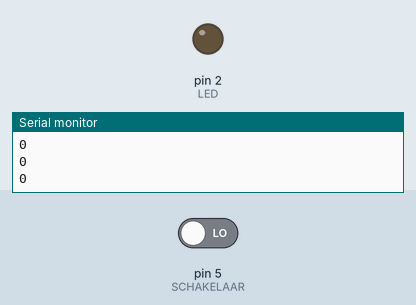
This sketch was run on a simulated Arduino Uno, built with avr-gcc and run on an emulated ATmega328P. Parts: output pins drawn as LEDs (lit = HIGH), the last lines printed to the serial monitor. The inputs (shaded band) are chosen by the test bench; at power-on: pin 5 (SCHAKELAAR) LOW.

Above: at 1.3 s.
1.4 s: pin 5 (SCHAKELAAR) driven HIGH
At 2.7 s:
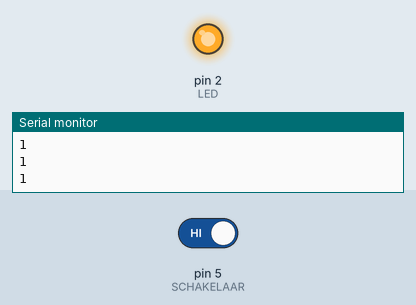
3.0 s: pin 5 (SCHAKELAAR) driven LOW
At 3.9 s:
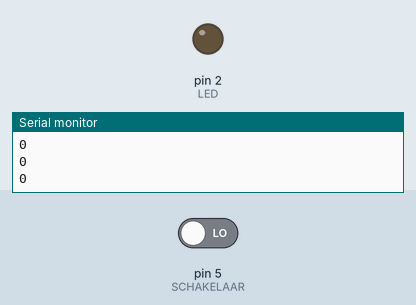
Timing chart, 0 to 6.0 s (numbered marks = the images above; inputs shaded):
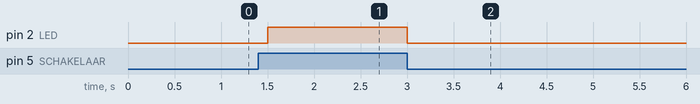

The sketch:

SchakelaarTest.ino
```cpp
#define LED 2
#define SCHAKELAAR 5
#define DELAY


bool datalogging;

void setup() {

  Serial.begin(9600);

  pinMode(LED, OUTPUT);
  pinMode(SCHAKELAAR, INPUT);
}

void loop() {

int SchakelaarStatus = digitalRead(SCHAKELAAR);
 // Serial.println(SchakelaarStatus);

  if (SchakelaarStatus==HIGH){
    datalogging = 1;
    digitalWrite(LED, HIGH);
     }

  if (SchakelaarStatus==LOW){
    datalogging = 0;
    digitalWrite(LED, LOW);
  }
    Serial.println(datalogging);
      delay(250);
}
```

Measured:
- after the input at 1.4 s, pin 2 (LED): LOW → HIGH after 0.10 s
- after the input at 3.0 s, pin 2 (LED): HIGH → LOW at once
